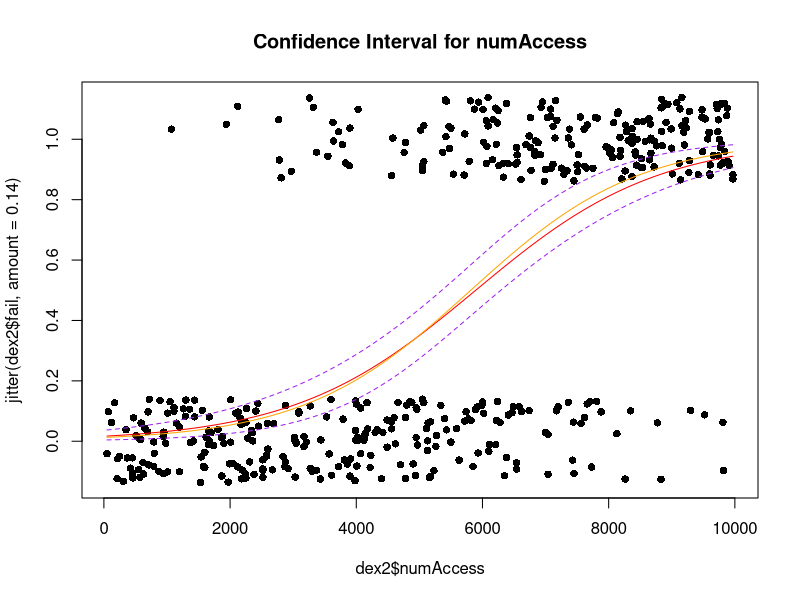
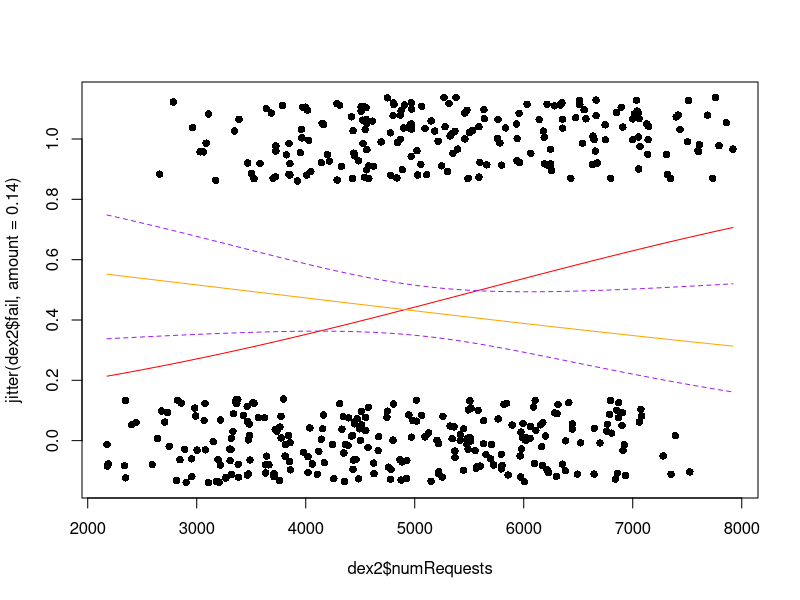

Write the R code that produced these figures, in order.
## ---- chunk 1
getwd()
## da cancellare quando siete sicuri di dove è il file
## ---- chunk 2
dex1 <- read.csv("ex1_data.csv", header = TRUE)
## ---- chunk 3
fit1 <- lm(time ~ age + numAccess, data = dex1)
summary(fit1)
## ---- chunk 4
fit2 <- lm(time ~ numAccess, data=dex1)
summary(fit2)
## ---- chunk 5
# t_obs
t_obs<-(coefficients(fit1)[2]-0)/summary(fit1)$coef[2,2]
t_obs

# p-value
2*pt(abs(t_obs), df.residual(fit1), lower.tail = FALSE )
## ---- chunk 6
# Confidence Intervals
confint(fit1, level=0.98)[2,]
## ---- chunk 7
fit2 <- lm(time ~ numAccess, data = dex1)
anova(fit2, fit1)
## ---- chunk 8
nd <- data.frame(numAccess=c(60,200))

ci_vals <- predict(fit2, newdata=nd, interval="confidence", level = 0.98)
ci_vals

ci_vals[,3]-ci_vals[,2]
## ---- chunk 9
pi_vals <- predict(fit2, newdata=nd, interval="prediction", level = 0.98)
pi_vals
pi_vals[,3]-pi_vals[,2]
## ---- chunk 10
dex2 <- read.csv("ex2_data.csv", header = TRUE)
## ---- chunk 11
fitTot <- glm(fail ~ ., family=binomial(link="logit"), data=dex2)

summary(fitTot)
## ---- chunk 12
plot(dex2$numAccess, jitter(dex2$fail, amount = 0.14), pch = 16,
     main="Confidence Interval for numAccess")

# GLM with 1 predictor
fit_numAccess <- glm(fail ~ numAccess, family=binomial, data=dex2)

# "pure" numAccess effect
lines(sort(dex2$numAccess), 
      predict(fit_numAccess, 
              newdata = data.frame(numAccess = sort(dex2$numAccess)), 
              type = "response"), col = "red")

# Fix the values
nd <- data.frame(numAccess = seq(min(dex2$numAccess), max(dex2$numAccess)), 
                 numRequests = median(dex2$numRequests),
                 durationMean = median(dex2$durationMean), 
                 durationMax = median(dex2$durationMax), 
                 durationMin = median(dex2$durationMin))

# numAccess effect, given that all the predictors have median values
lines(sort(nd$numAccess), 
      predict(fitTot, newdata = nd,
             type = "response"), col = "orange")

# Uncertainty estimation

# fit, se.fit
linpred <- predict(fitTot, newdata = nd,
             type = "link", se.fit = TRUE)

# confidence intervals for the linear predictor
# upper and lower bound
cint <- cbind(linpred$fit - qnorm(.995) * linpred$se.fit,
              linpred$fit + qnorm(.995) * linpred$se.fit)

# two columns of values between 0 and 1
cint_response <-  binomial()$linkinv(
    cbind(linpred$fit - qnorm(.995) * linpred$se.fit, 
          linpred$fit + qnorm(.995) * linpred$se.fit))

lines(sort(nd$numAccess), cint_response[,1], lty = 2, col = "purple")
lines(sort(nd$numAccess), cint_response[,2], lty = 2, col = "purple")
## ---- chunk 13
plot(dex2$numRequests, jitter(dex2$fail, amount = 0.14), pch = 16)

# GLM with 1 predictor
fit_numRequests <- glm(fail ~ numRequests, family=binomial, data=dex2)

# "pure" numAccess effect
lines(sort(dex2$numRequests), 
      predict(fit_numRequests, newdata = data.frame(numRequests = sort(dex2$numRequests)), type = "response"), 
      col = "red")

# Fix the values
nd <- data.frame(numRequests = seq(min(dex2$numRequests), max(dex2$numRequests)), 
                 numAccess = median(dex2$numAccess),
                 durationMean = median(dex2$durationMean), 
                 durationMax = median(dex2$durationMax), 
                 durationMin = median(dex2$durationMin))

# numAccess effect, given that all the predictors have median values
lines(sort(nd$numRequests), 
      predict(fitTot, newdata = nd,
             type = "response"), col = "orange")

# Uncertainty estimation

# fit, se.fit
linpred <- predict(fitTot, newdata = nd,
             type = "link", se.fit = TRUE)

# confidence intervals for the linear predictor
# upper and lower bound
cint <- cbind(linpred$fit - qnorm(.995) * linpred$se.fit,
              linpred$fit + qnorm(.995) * linpred$se.fit)

# two columns of values between 0 and 1
cint_response <-  binomial()$linkinv(
    cbind(linpred$fit - qnorm(.995) * linpred$se.fit, 
          linpred$fit + qnorm(.995) * linpred$se.fit))

lines(sort(nd$numRequests), cint_response[,1], lty = 2, col = "purple")
lines(sort(nd$numRequests), cint_response[,2], lty = 2, col = "purple")
## ---- chunk 14
# AIC
fitTot_AIC <- step(fitTot, direction = "backward", trace=-1, k=2)
# BIC
fitTot_BIC <- step(fitTot, direction = "backward", trace=-1, k=log(nrow(dex2)))

fitTot_AIC$call
fitTot_BIC$call
## ---- chunk 15
# AIC
c(fitTot_AIC$deviance, fitTot_AIC$null.deviance, fitTot_AIC$aic)
# BIC
c(fitTot_BIC$deviance, fitTot_BIC$null.deviance, fitTot_BIC$aic)
## ---- chunk 16
nd <- data.frame(numAccess = c(10,5290), 
                 numRequests = c(2000,5000), 
                 durationMean = c(10,24.8), 
                 durationMax = c(75,90), 
                 durationMin = c(9,5))
rownames(nd) <- c("day1","day2")

# Predicted probabilities
predict(fitTot, type = "response", newdata = nd)
preds <- predict(fitTot, type = "link", newdata = nd, se.fit = TRUE)
cbind(binomial()$linkinv(preds$fit + qnorm(0.025)*preds$se.fit),
      binomial()$linkinv(preds$fit + qnorm(0.975)*preds$se.fit))
## ---- chunk 17
## proporzione predizione corrette
mean(as.numeric(predict(fitTot, type = "response") > 0.5) == dex2$fail)
## proporzione predizioni sbagliate
mean(as.numeric(predict(fitTot, type = "response") > 0.5) != dex2$fail)
## tabella di contiengenza di predizioni corrette e sbaglate
table(as.numeric(predict(fitTot, type = "response") > 0.5),dex2$fail)
